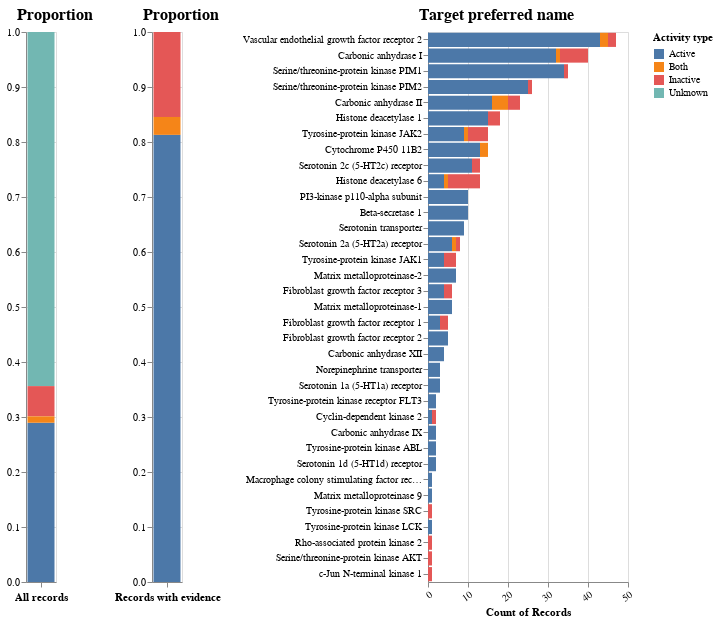

Source (notebook cell):
### Code cell
chart_one = alt.Chart(df).transform_joinaggregate(
        Total='sum(number)'
    ).transform_calculate(PercentOfTotal="datum.number / datum.Total").mark_bar().encode(
    y=alt.Y('PercentOfTotal:Q', title='Proportion'),#,sort='descending'),
    x=alt.X('results', title='All records',axis=alt.Axis(labels=False)),
    color=alt.Color('activity', title='Activity type'),
    order=alt.Order('activity', sort='ascending')
).add_selection(
    selector
).properties(height=550, width=30)

chart_two = alt.Chart(df.iloc[:3]).transform_joinaggregate(
        Total='sum(number)'
    ).transform_calculate(PercentOfTotal="datum.number / datum.Total").mark_bar().encode(
    y=alt.Y('PercentOfTotal:Q', title='Proportion'),#,sort='descending'),
    x=alt.X('results', title='Records with evidence',axis=alt.Axis(labels=False)),
    color=alt.Color('activity', title='Activity type'),
    order=alt.Order('activity', sort='ascending')
).add_selection(
    selector
).properties(height=550, width=30)








ch = alt.Chart(out_df).mark_bar()
ch = ch.encode(
    y = alt.Y('pref_name', sort='-x', title='Target preferred name'),
    x = alt.X('count()'),
    color=alt.Color('activity'),
    order=alt.Order('activity', sort='ascending'),
).properties(height=550,width=200)


(chart_one|chart_two|ch
).configure_axisBottom(labelAngle=-35).configure_header(
    titleFontSize=40, 
    labelFontSize=40
).configure_axisY(
    titleAngle=0,
    titleAlign="left",
    titleY=-10,
    titleX=-10,
    titleFontSize=16,
)

### Figure 1 — Vega-Lite specification as saved in the notebook (floating-point values rounded to 4 significant figures; data arrays with more than 128 entries replaced by an {"elided": "..."} marker saying what was removed)
{"config": {"view": {"continuousWidth": 400, "continuousHeight": 300}, "axisBottom": {"labelAngle": -35}, "axisY": {"titleAlign": "left", "titleAngle": 0, "titleFontSize": 16, "titleX": -10, "titleY": -10}, "header": {"labelFontSize": 40, "titleFontSize": 40}}, "hconcat": [{"data": {"name": "data-c8ff6c75327497d556bdd6eac04ede2a"}, "mark": "bar", "encoding": {"color": {"type": "nominal", "field": "activity", "title": "Activity type"}, "order": {"type": "nominal", "field": "activity", "sort": "ascending"}, "x": {"type": "nominal", "axis": {"labels": false}, "field": "results", "title": "All records"}, "y": {"type": "quantitative", "field": "PercentOfTotal", "title": "Proportion"}}, "height": 550, "selection": {"selector004": {"type": "single", "encodings": ["x", "color"]}}, "transform": [{"joinaggregate": [{"op": "sum", "field": "number", "as": "Total"}]}, {"calculate": "datum.number / datum.Total", "as": "PercentOfTotal"}], "width": 30}, {"data": {"name": "data-0e01c610e98ef8316865033c1a21eb8a"}, "mark": "bar", "encoding": {"color": {"type": "nominal", "field": "activity", "title": "Activity type"}, "order": {"type": "nominal", "field": "activity", "sort": "ascending"}, "x": {"type": "nominal", "axis": {"labels": false}, "field": "results", "title": "Records with evidence"}, "y": {"type": "quantitative", "field": "PercentOfTotal", "title": "Proportion"}}, "height": 550, "selection": {"selector004": {"type": "single", "encodings": ["x", "color"]}}, "transform": [{"joinaggregate": [{"op": "sum", "field": "number", "as": "Total"}]}, {"calculate": "datum.number / datum.Total", "as": "PercentOfTotal"}], "width": 30}, {"data": {"name": "data-d925c3fecfd9ec5eee517cceba54a40c"}, "mark": "bar", "encoding": {"color": {"type": "nominal", "field": "activity"}, "order": {"type": "nominal", "field": "activity", "sort": "ascending"}, "x": {"type": "quantitative", "aggregate": "count"}, "y": {"type": "nominal", "field": "pref_name", "sort": "-x", "title": "Target preferred name"}}, "height": 550, "width": 200}], "$schema": "https://vega.github.io/schema/vega-lite/v4.8.1.json", "datasets": {"data-c8ff6c75327497d556bdd6eac04ede2a": [{"results": "Results", "activity": "Active", "number": 300, "proportion": 0.2896}, {"results": "Results", "activity": "Inactive", "number": 57, "proportion": 0.05502}, {"results": "Results", "activity": "Both", "number": 12, "proportion": 0.01158}, {"results": "Results", "activity": "Unknown", "number": 667, "proportion": 0.6438}], "data-0e01c610e98ef8316865033c1a21eb8a": [{"results": "Results", "activity": "Active", "number": 300, "proportion": 0.2896}, {"results": "Results", "activity": "Inactive", "number": 57, "proportion": 0.05502}, {"results": "Results", "activity": "Both", "number": 12, "proportion": 0.01158}], "data-d925c3fecfd9ec5eee517cceba54a40c": {"elided": "345 records"}}}
